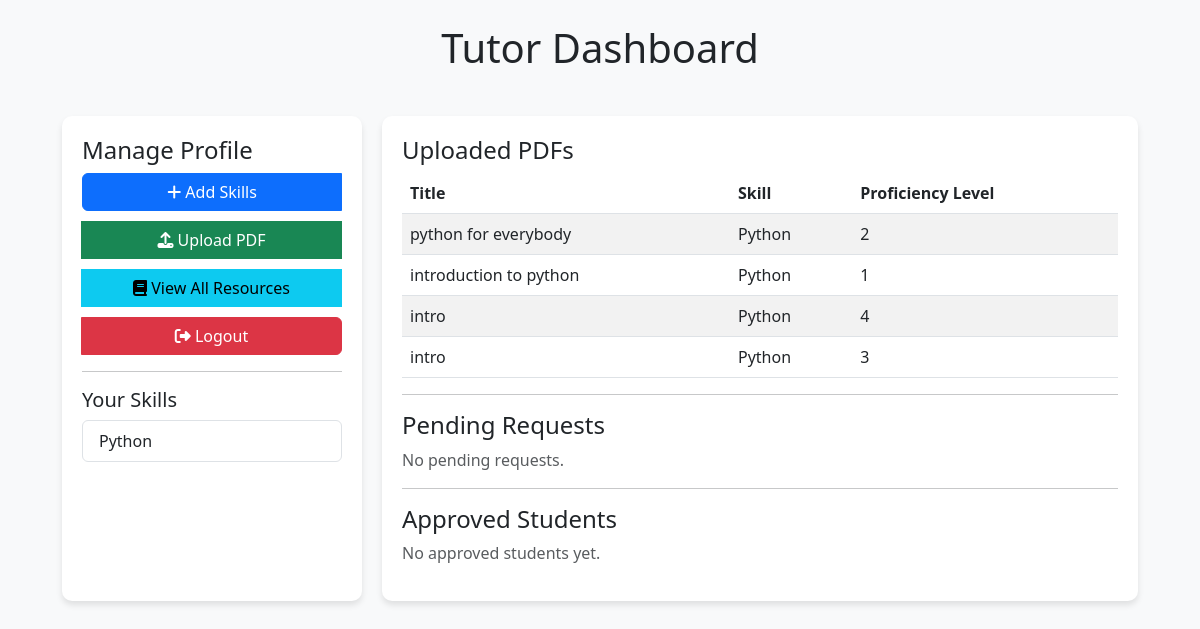
The page /tutor/dashboard (signed in) on the database as committed earlier.
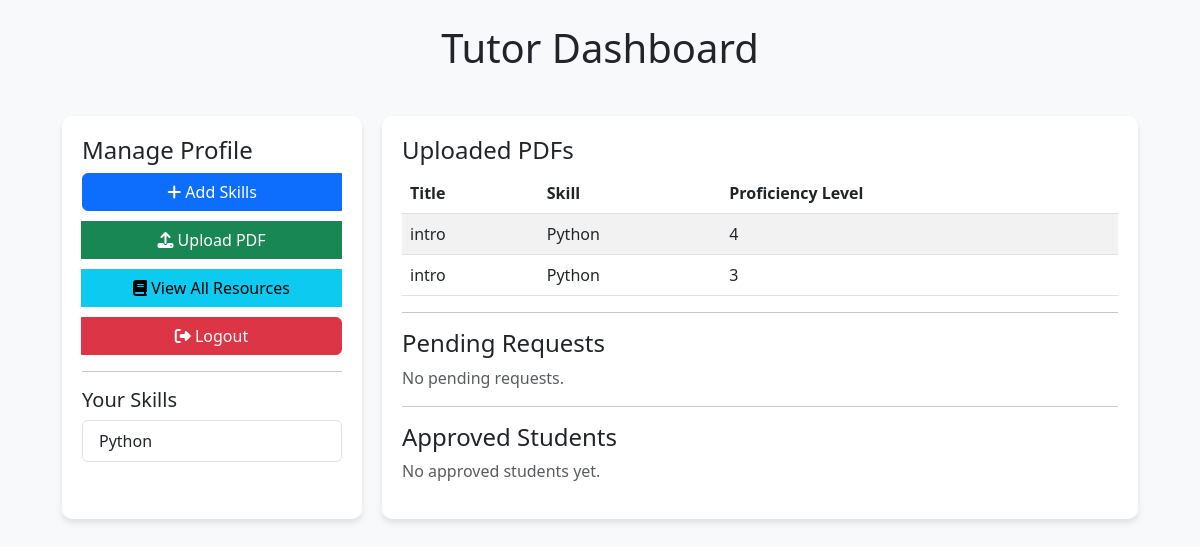
The same page on the database as committed later.
### models.py (models this page shows)
class Skill(db.Model):
    id = db.Column(db.Integer, primary_key=True)
    name = db.Column(db.String(100), unique=True, nullable=False)
    description = db.Column(db.Text)
    questions = db.relationship('Question', backref='related_skill', lazy=True)
    resources = db.relationship('Resource', backref='skill', lazy=True)

class Resource(db.Model):
    id = db.Column(db.Integer, primary_key=True)
    skill_id = db.Column(db.Integer, db.ForeignKey('skill.id'), nullable=False)
    title = db.Column(db.String(200), nullable=False)
    content_type = db.Column(db.String(50), nullable=False)  # 'pdf', 'text', etc.
    content = db.Column(db.Text, nullable=True)  # For text content
    file_path = db.Column(db.String(200), nullable=True)  # For PDFs
    proficiency_level = db.Column(db.Integer, nullable=False)  # 1-5 scale
    uploaded_by = db.Column(db.Integer, db.ForeignKey('user.id'), nullable=False)
    uploaded_at = db.Column(db.DateTime, default=datetime.utcnow)
    uploader = db.relationship('User')

### routes/tutor.py (the view)
@tutor_bp.route('/dashboard')
@login_required
def dashboard():
    if not current_user.is_tutor:
        return redirect(url_for('user.dashboard'))
    tutor_profile = current_user.tutor_profile  # Get tutor profile
    tutor_skills = tutor_profile.skills if tutor_profile else []  # Get tutor skills
    tutor_resources = Resource.query.filter_by(uploaded_by=current_user.id).all()
    has_resources = bool(tutor_resources)
    pending_requests = TutorRequest.query.filter_by(tutor_id=current_user.id, status="Pending").all()
    return render_template('tutor/dashboard.html',
                           tutor_skills=tutor_skills,
                           tutor_resources=tutor_resources,
                           has_resources=has_resources,
                           pending_requests=pending_requests)

### templates/tutor/dashboard.html (shortened to what the changed rows need)
<!DOCTYPE html>
<html lang="en">
<head>
    <link rel="stylesheet" href="https://cdn.jsdelivr.net/npm/bootstrap@5.3.0/dist/css/bootstrap.min.css">
</head>
<body>
<div class="container mt-4">
    <h1 class="text-center mb-4">Tutor Dashboard</h1>
    <div class="dashboard-container">
        <div class="sidebar">
            <ul class="list-group">
                {% for skill in tutor_skills %}
                    <li class="list-group-item">{{ skill.name }}</li>
                {% else %}
                    <li class="list-group-item text-muted">No skills added yet.</li>
                {% endfor %}
            </ul>
        </div>
        <div class="content">
            {% if has_resources %}
                <table class="table table-striped">
                    <thead>
                        <tr>
                            <th>Title</th>
                            <th>Skill</th>
                            <th>Proficiency Level</th>
                        </tr>
                    </thead>
                    <tbody>
                        {% for resource in tutor_resources %}
                            <tr>
                                <td>{{ resource.title }}</td>
                                <td>{{ resource.skill.name }}</td>
                                <td>{{ resource.proficiency_level }}</td>
                            </tr>
                        {% endfor %}
                    </tbody>
                </table>
            {% else %}
                <p class="text-muted">No PDFs uploaded yet.</p>
            {% endif %}
        </div>
    </div>
</div>
</body>
</html>

Rows that differ between the two databases and show on the page:
removed Resource: title "python for everybody", skill.name "Python", proficiency_level "2"
removed Resource: title "introduction to python", skill.name "Python", proficiency_level "1"
